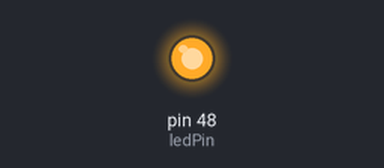
A sketch run on a simulated Arduino Mega 2560, built with avr-gcc and run on an emulated ATmega2560. On the bench: output pins drawn as LEDs (lit = HIGH). What the sketch prints to the serial monitor is not drawn.

Above: at 0.1 s.
Timing chart, 0 to 1.6 s (numbered marks = the images above):
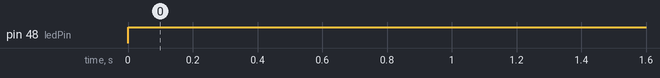

Measured:
- by itself, pin 48 (ledPin): LOW → HIGH at 0.00 s

The sketch:

buttonExample.ino
```cpp
int buttonPin = 0;
int ledPin = 48;

void setup() {
  Serial.begin(115200);
  pinMode(buttonPin, INPUT);
  pinMode(ledPin, OUTPUT);
}

void loop() {

  bool isButtonPressed = !digitalRead(buttonPin);

  Serial.println(isButtonPressed);
  if (isButtonPressed) {
    digitalWrite(ledPin, HIGH);
  } else {
    digitalWrite(ledPin, LOW);
  }
}
```
